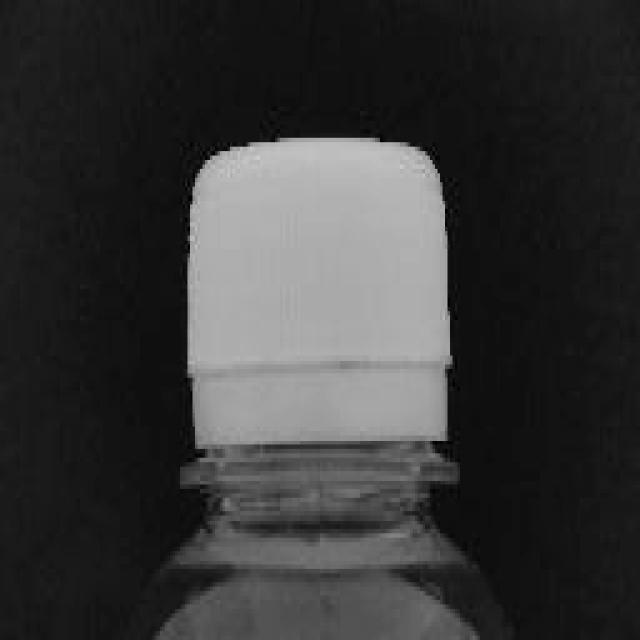
#> input picture samples/sample01.jpg, 640 x 640 px
$ jupyter execute Untitled.ipynb
#> lines starting #> are read from the running program, lines starting #| are printed output that depends on the picture; after the words box and inside, x2 and y2 are one past the last pixel; in counts of white or black regions, pixels touching at a corner belong together
### BLOCK 1 — 입력(Input)과 이미지 읽기 오류 확인
### STEP 1: 라이브러리 준비

[cell 1]
from pathlib import Path
import cv2
import matplotlib.pyplot as plt

### STEP 2: 상대경로의 기준 확인

[cell 2]
print("현재 작업 폴더:", Path.cwd())

### STEP 3: 경로 설정

[cell 3]
image_path = Path("samples/sample01.jpg")
output_dir = Path("outputs/roi")
print("입력 파일:", image_path)
print("파일 존재:", image_path.is_file())

### STEP 4: 이미지 입력

[cell 4]
### STEP 4: 이미지 입력
image = cv2.imread(str(image_path))
#> image is the input picture: shape (640, 640, 3); min 0, max 207, mean 55.8
print("읽기 결과 자료형:", type(image))
#| 읽기 결과 자료형: <class 'numpy.ndarray'>

### STEP 5: 예외 처리

[cell 5]
if image is None:
    raise FileNotFoundError(f"이미지 읽기 실패: {image_path}")
print("이미지 읽기 성공")

### BLOCK 2 — 입력 이미지 분석
### STEP 6: 배열 구조 확인

[cell 6]
print("Shape:", image.shape)
#| Shape: (640, 640, 3)
print("Dtype:", image.dtype)
#| Dtype: uint8
print("첫 픽셀(BGR):", image[0, 0])
#| 첫 픽셀(BGR): [24 24 24]

### STEP 7: 이미지 크기 분리

[cell 7]
height, width = image.shape[:2]
#> height = 640; width = 640
print("Height:", height)
#| Height: 640
print("Width :", width)
#| Width : 640

### STEP 8: OpenCV BGR → Matplotlib RGB

[cell 8]
rgb_image = cv2.cvtColor(image, cv2.COLOR_BGR2RGB)
print("RGB Shape:", rgb_image.shape)
#| RGB Shape: (640, 640, 3)

### STEP 9: 원본 시각화

[cell 9]
plt.imshow(rgb_image)
plt.title("Original Image")
plt.axis("off")
plt.show()

### BLOCK 3 — 첫 ROI 좌표 설정과 검증
### STEP 10: 처음 시도하는 좌표(교재의 원본 예시)

[cell 10]
x1, y1 = 200, 100
x2, y2 = 700, 500
print("첫 ROI 좌표:", (x1, y1, x2, y2))

### STEP 11: 좌표 보정 원리 연습

[cell 11]
print("min(700, 640):", min(700, 640))
print("max(0, -20):", max(0, -20))

### STEP 12: x좌표 보정

[cell 12]
x1 = max(0, min(x1, width))
#> x1 = 200
x2 = max(0, min(x2, width))
#> x2 = 640
print("보정한 x:", x1, x2)
#| 보정한 x: 200 640

### STEP 12-2: y좌표 보정

[cell 13]
y1 = max(0, min(y1, height))
#> y1 = 100
y2 = max(0, min(y2, height))
#> y2 = 500
print("보정한 y:", y1, y2)
#| 보정한 y: 100 500

### STEP 13: 조건식 확인

[cell 14]
print("x1 >= x2:", x1 >= x2)
#| x1 >= x2: False
print("y1 >= y2:", y1 >= y2)
#| y1 >= y2: False

### STEP 14: 예외 처리

[cell 15]
if x1 >= x2 or y1 >= y2:
    raise ValueError(f"잘못된 ROI 좌표: {(x1, y1, x2, y2)}")
print("첫 ROI 좌표 검증 통과")

### BLOCK 4 — 첫 ROI 추출
### STEP 15: 이미지 슬라이싱

[cell 16]
roi = image[y1:y2, x1:x2]
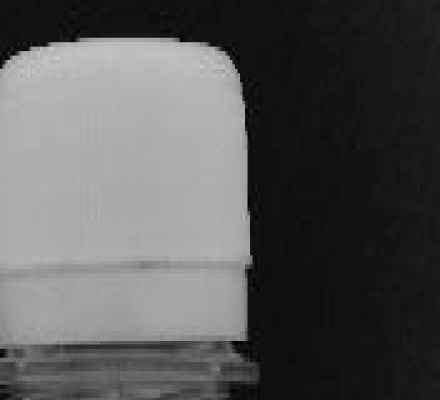
#> roi: shape (400, 440, 3); min 0, max 207, mean 87
print("원본 Shape:", image.shape)
#| 원본 Shape: (640, 640, 3)
print("ROI Shape:", roi.shape)
#| ROI Shape: (400, 440, 3)

### STEP 16: 첫 ROI 보존(리뷰 전용)

[cell 17]
roi_first = roi.copy()
print("첫 ROI Shape:", roi_first.shape)
#| 첫 ROI Shape: (400, 440, 3)

### STEP 17: 첫 ROI 시각화

[cell 18]
plt.imshow(cv2.cvtColor(roi_first, cv2.COLOR_BGR2RGB))
plt.title("First Cropped ROI")
plt.axis("off")
plt.show()

[cell 19]
plt.figure(figsize=(10, 8))
plt.imshow(rgb_image)
plt.xticks(range(0, width + 1, 50))
plt.yticks(range(0, height + 1, 50))
plt.xlim(0, width)
plt.ylim(height, 0)
plt.grid(True, alpha=0.5)
plt.title("Original Image with Grid")
plt.show()

[cell 20]
x1, y1 = 170, 120
x2, y2 = 470, 450
print("수정한 ROI 좌표:", (x1, y1, x2, y2))

[cell 21]
x1 = max(0, min(x1, width))
#> x1 = 170
x2 = max(0, min(x2, width))
#> x2 = 470
print("최종 x좌표:", x1, x2)
#| 최종 x좌표: 170 470

[cell 22]
y1 = max(0, min(y1, height))
#> y1 = 120
y2 = max(0, min(y2, height))
#> y2 = 450
print("최종 y좌표:", y1, y2)
#| 최종 y좌표: 120 450

[cell 23]
if x1 >= x2 or y1 >= y2:
    raise ValueError(f"수정한 ROI 좌표 오류: {(x1, y1, x2, y2)}")
print("수정한 ROI 좌표 검증 통과")

[cell 24]
roi = image[y1:y2, x1:x2]
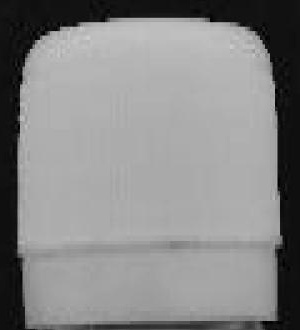
#> roi: shape (330, 300, 3); min 0, max 207, mean 135
print("수정한 ROI Shape:", roi.shape)
#| 수정한 ROI Shape: (330, 300, 3)

[cell 25]
roi_rgb = cv2.cvtColor(roi, cv2.COLOR_BGR2RGB)
plt.imshow(roi_rgb)
plt.title("Improved ROI")
plt.axis("off")
plt.show()

[cell 26]
fig, axes = plt.subplots(1, 2, figsize=(10, 4))
axes[0].imshow(cv2.cvtColor(roi_first, cv2.COLOR_BGR2RGB))
axes[0].set_title("Before Grid")
axes[1].imshow(roi_rgb)
axes[1].set_title("After Grid")
for ax in axes:
    ax.axis("off")
plt.tight_layout()
plt.show()
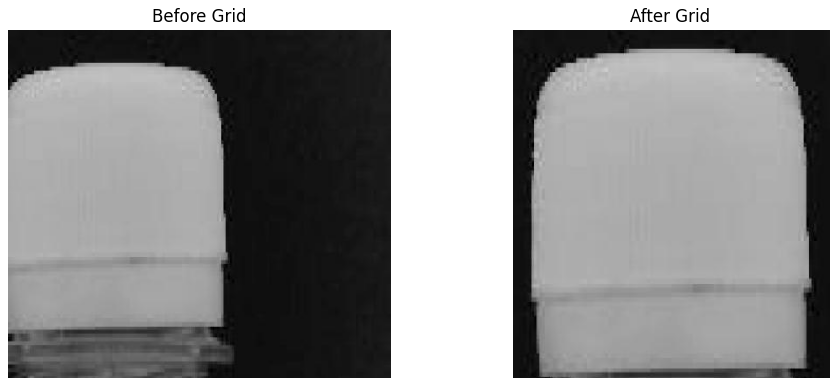
#> figure drawn by matplotlib, 2 panels

[cell 27]
preview = image.copy()
print("Preview Shape:", preview.shape)
#| Preview Shape: (640, 640, 3)

[cell 28]
cv2.rectangle(preview, (x1, y1), (x2, y2), (0, 255, 0), 3)
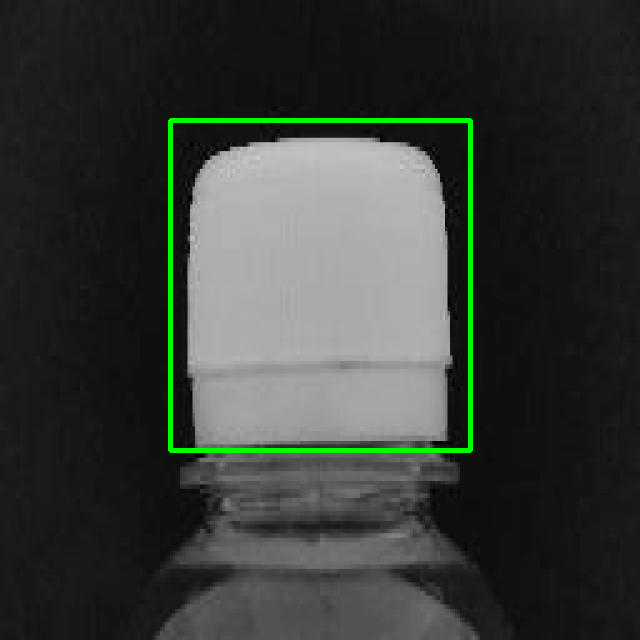
#> preview: shape (640, 640, 3); 1.54% of pixels changed, all inside (x1, y1, x2, y2) = (168, 118, 473, 453)
print("사각형 표시 완료")

[cell 29]
preview_rgb = cv2.cvtColor(preview, cv2.COLOR_BGR2RGB)
plt.imshow(preview_rgb)
plt.title("Final ROI Preview")
plt.axis("off")
plt.show()

[cell 30]
fig, axes = plt.subplots(1, 3, figsize=(15, 5))
for ax, img, title in zip(
    axes, [rgb_image, roi_rgb, preview_rgb], ["Original", "ROI", "Preview"]
):
    ax.imshow(img)
    ax.set_title(title)
    ax.axis("off")
#> this loop made 3 passes
#> title on passes 1 to 3: 'Original', 'ROI', 'Preview'
plt.tight_layout()
plt.show()

[cell 31]
roi_path = output_dir / "sample01_roi.jpg"
preview_path = output_dir / "sample01_roi_preview.jpg"
print("ROI 파일:", roi_path)
print("Preview 파일:", preview_path)

[cell 32]
roi_saved = cv2.imwrite(str(roi_path), roi)
print("ROI 저장 성공:", roi_saved)
#| ROI 저장 성공: True

[cell 33]
preview_saved = cv2.imwrite(str(preview_path), preview)
print("Preview 저장 성공:", preview_saved)
#| Preview 저장 성공: True

[cell 34]
print("ROI 파일 존재:", roi_path.is_file())
print("Preview 파일 존재:", preview_path.is_file())
if not (roi_saved and preview_saved):
    raise IOError("결과 이미지 저장에 실패했습니다.")

[cell 35]
saved_roi = cv2.imread(str(roi_path))
#> saved_roi: shape (330, 300, 3); min 0, max 207, mean 135
if saved_roi is None:
    raise IOError(f"저장한 ROI를 읽지 못했습니다: {roi_path}")
print("저장된 ROI Shape:", saved_roi.shape)
#| 저장된 ROI Shape: (330, 300, 3)

[cell 36]
print("원본 크기:", image.shape)
#| 원본 크기: (640, 640, 3)
print("최종 ROI 좌표:", (x1, y1, x2, y2))
#| 최종 ROI 좌표: (170, 120, 470, 450)
print("ROI 크기:", roi.shape)
#| ROI 크기: (330, 300, 3)

$ run again, with samples/sample02.jpg copied over samples/sample01.jpg
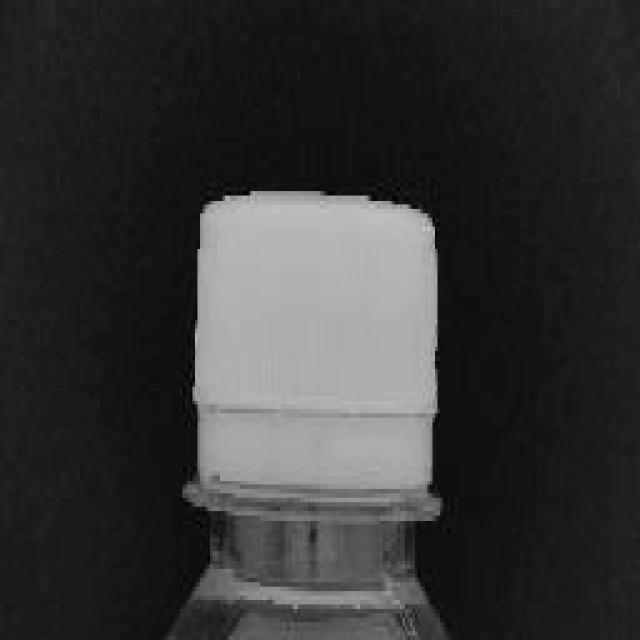
#> input picture samples/sample02.jpg, 640 x 640 px
#> image is the input picture: shape (640, 640, 3); min 0, max 200, mean 53.7
#| 읽기 결과 자료형: <class 'numpy.ndarray'>
#| Shape: (640, 640, 3)
#| Dtype: uint8
#| 첫 픽셀(BGR): [26 26 26]
#| Height: 640
#| Width : 640
#| RGB Shape: (640, 640, 3)
#| 보정한 x: 200 640
#| 보정한 y: 100 500
#| x1 >= x2: False
#| y1 >= y2: False
#| 원본 Shape: (640, 640, 3)
#| ROI Shape: (400, 440, 3)
#| 첫 ROI Shape: (400, 440, 3)
#| 최종 x좌표: 170 470
#| 최종 y좌표: 120 450
#> `roi = image[y1:y2, x1:x2]`:
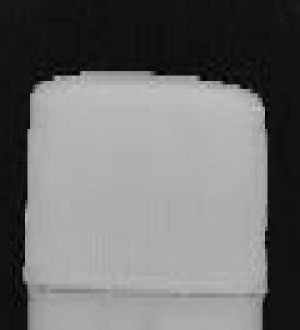
#> roi: shape (330, 300, 3); min 0, max 200, mean 111.6
#| 수정한 ROI Shape: (330, 300, 3)
#| Preview Shape: (640, 640, 3)
#> `cv2.rectangle(preview, (x1, y1), (x2, y2), (0, 255, 0), 3)`:
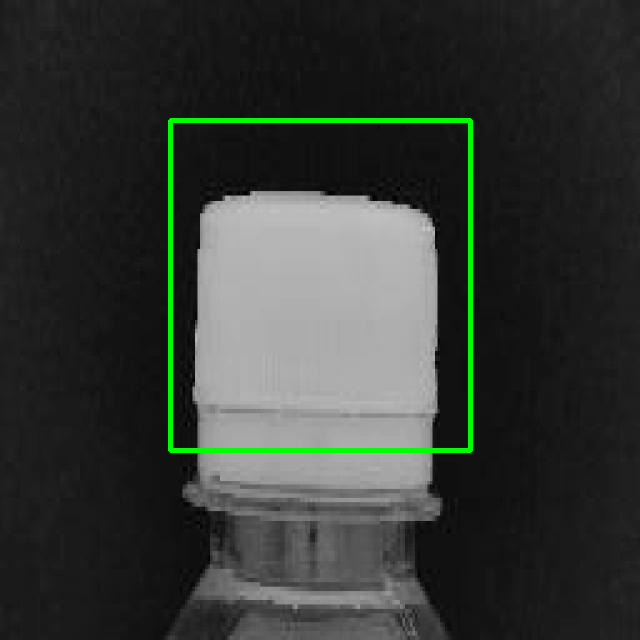
#> preview: shape (640, 640, 3); 1.54% of pixels changed, all inside (x1, y1, x2, y2) = (168, 118, 473, 453)
#> the loop `for ax, img, title in zip( axes, [rgb_image, roi_rgb, preview_rgb], ["..` made 3 passes
#> title on passes 1 to 3: 'Original', 'ROI', 'Preview'
#| ROI 저장 성공: True
#| Preview 저장 성공: True
#| 저장된 ROI Shape: (330, 300, 3)
#| 원본 크기: (640, 640, 3)
#| 최종 ROI 좌표: (170, 120, 470, 450)
#| ROI 크기: (330, 300, 3)

$ run again, with samples/sample04.jpg copied over samples/sample01.jpg
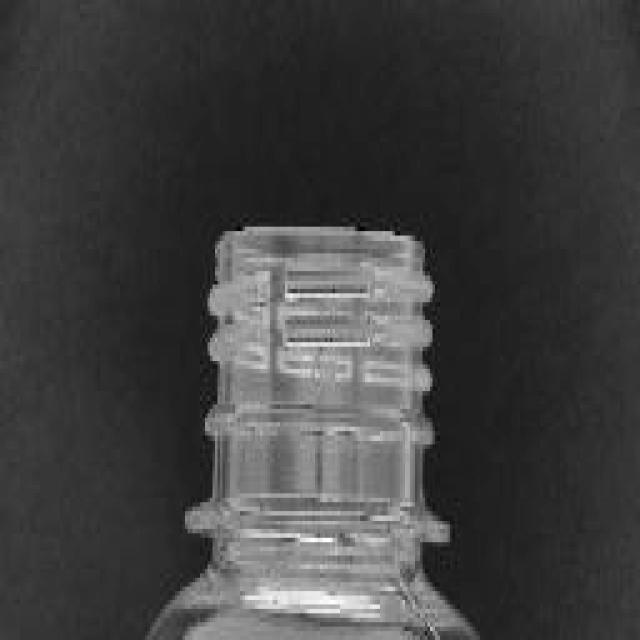
#> input picture samples/sample04.jpg, 640 x 640 px
#> image is the input picture: shape (640, 640, 3); min 0, max 255, mean 65
#| 읽기 결과 자료형: <class 'numpy.ndarray'>
#| Shape: (640, 640, 3)
#| Dtype: uint8
#| 첫 픽셀(BGR): [47 47 47]
#| Height: 640
#| Width : 640
#| RGB Shape: (640, 640, 3)
#| 보정한 x: 200 640
#| 보정한 y: 100 500
#| x1 >= x2: False
#| y1 >= y2: False
#| 원본 Shape: (640, 640, 3)
#| ROI Shape: (400, 440, 3)
#| 첫 ROI Shape: (400, 440, 3)
#| 최종 x좌표: 170 470
#| 최종 y좌표: 120 450
#> `roi = image[y1:y2, x1:x2]`:
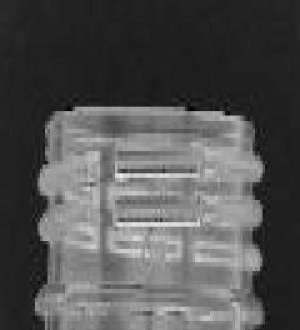
#> roi: shape (330, 300, 3); min 0, max 243, mean 83.6
#| 수정한 ROI Shape: (330, 300, 3)
#| Preview Shape: (640, 640, 3)
#> `cv2.rectangle(preview, (x1, y1), (x2, y2), (0, 255, 0), 3)`:
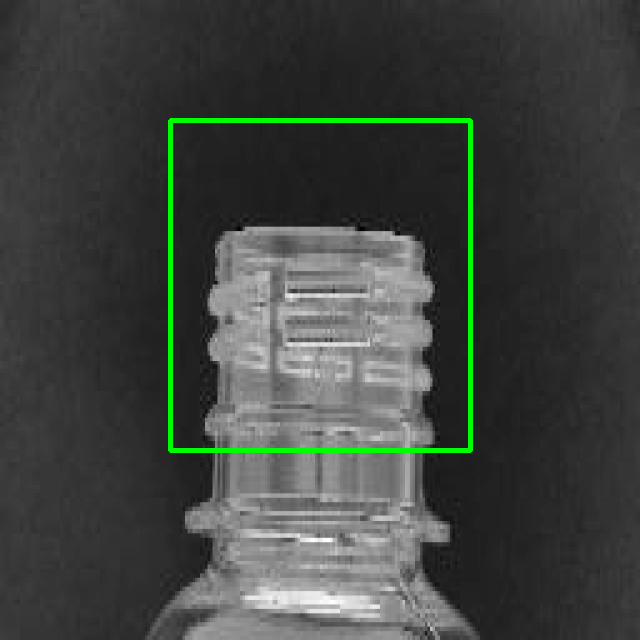
#> preview: shape (640, 640, 3); 1.54% of pixels changed, all inside (x1, y1, x2, y2) = (168, 118, 473, 453)
#> the loop `for ax, img, title in zip( axes, [rgb_image, roi_rgb, preview_rgb], ["..` made 3 passes
#> title on passes 1 to 3: 'Original', 'ROI', 'Preview'
#| ROI 저장 성공: True
#| Preview 저장 성공: True
#| 저장된 ROI Shape: (330, 300, 3)
#| 원본 크기: (640, 640, 3)
#| 최종 ROI 좌표: (170, 120, 470, 450)
#| ROI 크기: (330, 300, 3)
